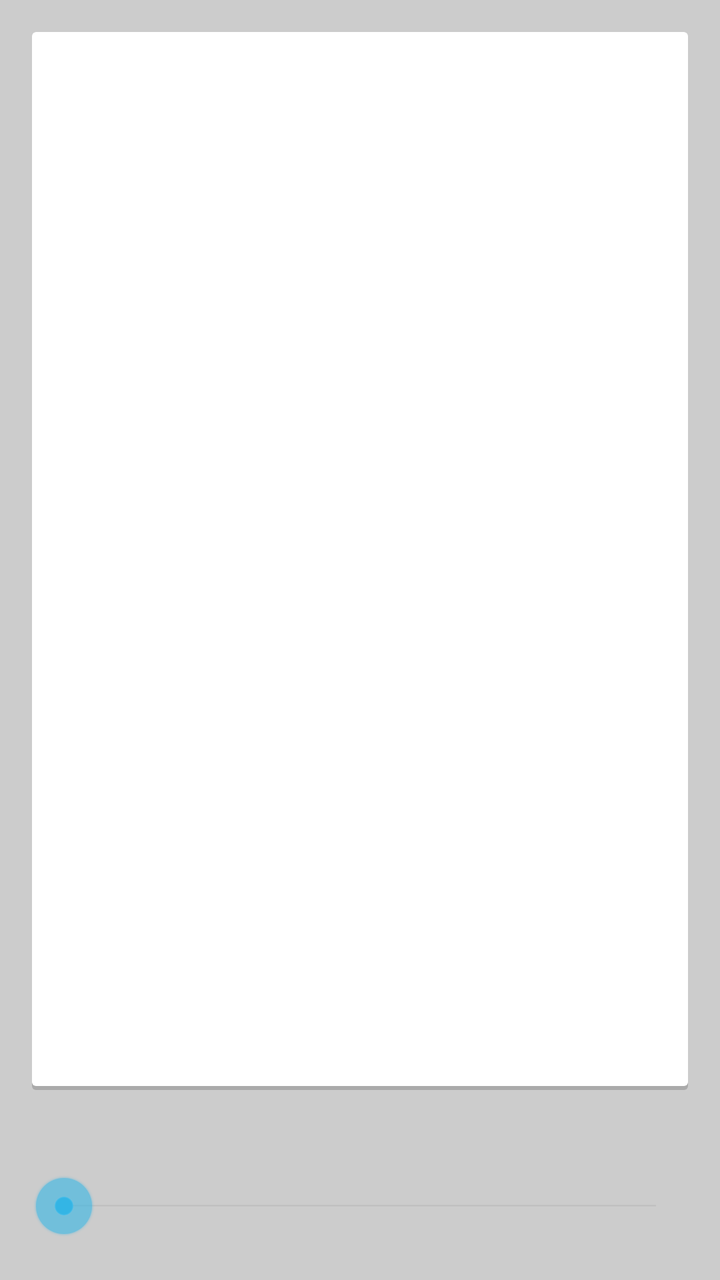
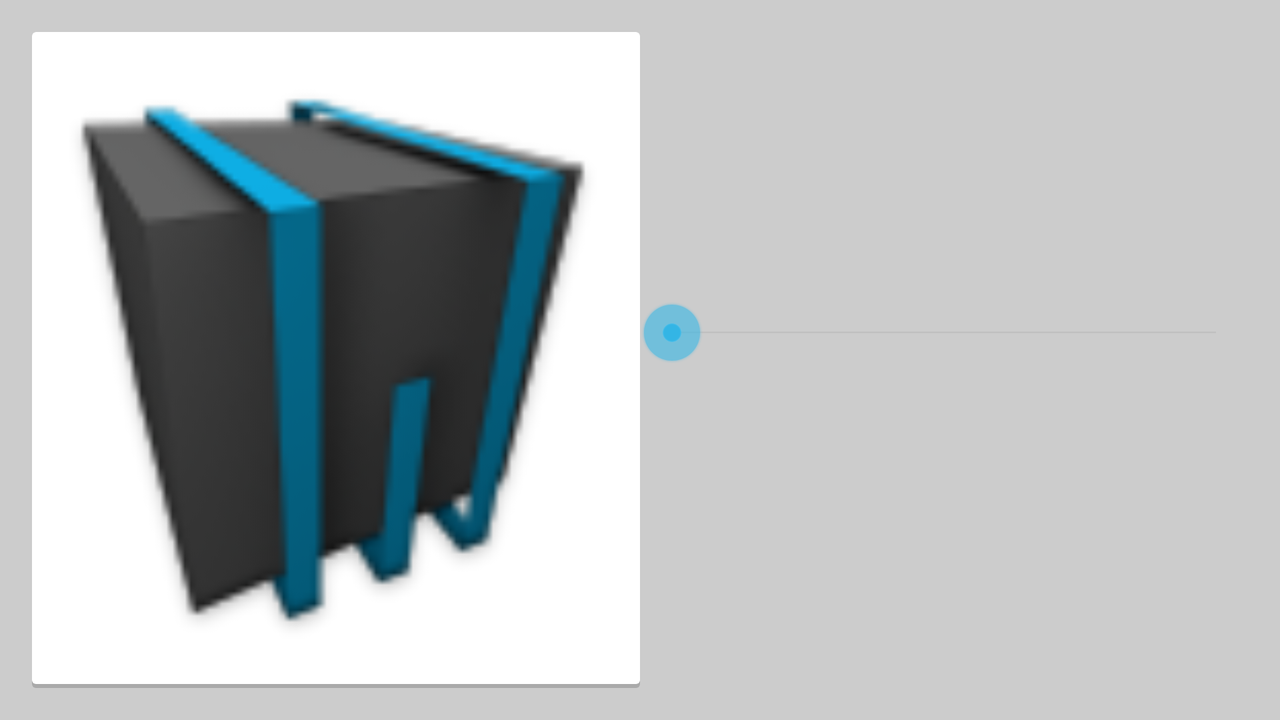

One screen, two layout resources from the same app: the default and the author's alternative for another configuration. Each is rendered where Android would select it; the XML of both is given below.
<!-- AndroidManifest.xml: application theme LightDarkActionBar -->
<!-- res/layout/saturate_frag.xml -->
<?xml version="1.0" encoding="utf-8"?>
<LinearLayout xmlns:android="http://schemas.android.com/apk/res/android"
              android:id="@+id/fullscreen_content_controls"
              android:layout_width="match_parent"
              android:layout_height="match_parent"
              android:padding="@dimen/activity_horizontal_margin"
              android:gravity="center"
              android:orientation="vertical">

    <LinearLayout
            android:layout_width="fill_parent"
            android:layout_height="0dp"
            android:layout_weight="1"
            android:padding="@dimen/activity_horizontal_margin"
            android:background="?attr/main_border_background"
            android:orientation="vertical">

        <ImageView
                android:id="@+id/main_image"
                android:layout_width="fill_parent"
                android:layout_height="fill_parent"
                android:contentDescription="@string/app_name"
                android:scaleType="centerCrop"/>

    </LinearLayout>

    <LinearLayout
            android:layout_width="fill_parent"
            android:layout_height="wrap_content"
            android:gravity="center"
            android:orientation="vertical">

        <LinearLayout
                android:layout_width="fill_parent"
                android:layout_height="fill_parent"
                android:orientation="vertical">

            <TextView
                    android:id="@+id/time_text"
                    android:layout_width="fill_parent"
                    android:layout_height="wrap_content"
                    android:layout_marginTop="10dp"
                    android:textSize="20sp"
                    android:textStyle="bold"
                    android:gravity="center"/>

            <SeekBar
                    android:id="@+id/seeker"
                    android:layout_marginTop="5dp"
                    android:layout_marginBottom="5dp"
                    android:layout_width="match_parent"
                    android:layout_height="wrap_content"/>

        </LinearLayout>
    </LinearLayout>
</LinearLayout>
<!-- resources referenced by this layout -->
<resources>
  <dimen name="activity_horizontal_margin">16dp</dimen>
  <string name="app_name">WallBox</string>
  <color name="light_main_background">#CCC</color>
  <!-- drawable light_grid_items_bg (drawable) -->
  <?xml version="1.0" encoding="utf-8"?>
  <selector xmlns:android="http://schemas.android.com/apk/res/android">
  
      <item android:drawable="@drawable/light_shadow_background_hi" android:state_activated="true"/>
      <item android:drawable="@drawable/light_shadow_background_hi" android:state_checked="true"/>
      <item android:drawable="@drawable/light_shadow_background_hi" android:state_selected="true"/>
      <item android:drawable="@drawable/light_shadow_background_hi" android:state_pressed="true"/>
      <item android:drawable="@drawable/light_shadow_background_hi" android:state_active="true"/>
      <item android:drawable="@drawable/light_shadow_background"/>
  
  </selector>
  <color name="dark_actionbar_background">#222</color>
  <!-- drawable dark_drawer_items_bg (drawable) -->
  <?xml version="1.0" encoding="utf-8"?>
  <selector xmlns:android="http://schemas.android.com/apk/res/android">
  
      <item android:drawable="@drawable/dark_rec_select" android:state_activated="true"/>
      <item android:drawable="@drawable/dark_rec_select" android:state_checked="true"/>
      <item android:drawable="@drawable/dark_rec_select" android:state_selected="true"/>
      <item android:drawable="@color/blue_overlay" android:state_pressed="true"/>
      <item android:drawable="@drawable/dark_rec_select" android:state_active="true"/>
      <item android:drawable="@color/dark_actionbar_background"/>
  
  </selector>
  <color name="white_e">#EEE</color>
  <color name="dark_list_divider">#111</color>
  <!-- drawable light_shadow_background_hi (drawable) -->
  <?xml version="1.0" encoding="utf-8"?>
  <layer-list xmlns:android="http://schemas.android.com/apk/res/android">
      <item>
          <shape android:shape="rectangle"
              android:dither="true">
              <corners android:radius="2dp"/>
              <solid android:color="#AAA" />
          </shape>
      </item>
      <item android:bottom="2dp">
          <shape android:shape="rectangle"
              android:dither="true">
              <corners android:radius="2dp" />
              <solid android:color="@color/blue" />
              <padding android:bottom="8dp"
                  android:left="8dp"
                  android:right="8dp"
                  android:top="8dp" />
          </shape>
      </item>
  </layer-list>
  <!-- drawable light_shadow_background (drawable) -->
  <?xml version="1.0" encoding="utf-8"?>
  <layer-list xmlns:android="http://schemas.android.com/apk/res/android">
      <item>
          <shape android:shape="rectangle"
              android:dither="true">
              <corners android:radius="2dp"/>
              <solid android:color="#AAA" />
          </shape>
      </item>
      <item android:bottom="2dp">
          <shape android:shape="rectangle"
              android:dither="true">
              <corners android:radius="2dp" />
              <solid android:color="@color/light_border_background" />
              <padding android:bottom="8dp"
                  android:left="8dp"
                  android:right="8dp"
                  android:top="8dp" />
          </shape>
      </item>
  </layer-list>
  <!-- drawable dark_rec_select (drawable) -->
  <?xml version="1.0" encoding="utf-8"?>
  <layer-list xmlns:android="http://schemas.android.com/apk/res/android">
      <item>
          <shape android:shape="rectangle">
              <solid android:color="@color/blue"/>
          </shape>
      </item>
      <item android:left="5dp">
          <shape android:shape="rectangle">
              <solid android:color="@color/dark_actionbar_background"/>
          </shape>
      </item>
  </layer-list>
  <color name="blue_overlay">#990099cc</color>
  <color name="blue">#0099cc</color>
  <color name="light_border_background">#FFF</color>
</resources>
<!-- res/layout-land/saturate_frag.xml (the author's variant of the layout above) -->
<!-- drawn on the phone turned sideways -->
<?xml version="1.0" encoding="utf-8"?>
<LinearLayout xmlns:android="http://schemas.android.com/apk/res/android"
              android:id="@+id/fullscreen_content_controls"
              android:layout_width="match_parent"
              android:layout_height="match_parent"
              android:padding="@dimen/activity_horizontal_margin"
              android:gravity="center"
              android:orientation="vertical">

    <LinearLayout
            android:layout_width="fill_parent"
            android:layout_height="fill_parent"
            android:orientation="horizontal">

        <LinearLayout
                android:layout_width="0dp"
                android:layout_height="fill_parent"
                android:layout_weight="1"
                android:padding="@dimen/activity_horizontal_margin"
                android:background="?attr/main_border_background"
                android:orientation="vertical">

            <ImageView
                    android:id="@+id/main_image"
                    android:layout_width="fill_parent"
                    android:layout_height="fill_parent"
                    android:contentDescription="@string/app_name"
                    android:src="@drawable/ic_launcher"
                    android:scaleType="centerCrop"/>

        </LinearLayout>

        <LinearLayout
                android:layout_width="0dp"
                android:layout_height="fill_parent"
                android:layout_weight="1"
                android:gravity="center"
                android:orientation="vertical">

            <LinearLayout
                    android:layout_width="fill_parent"
                    android:layout_height="wrap_content"
                    android:gravity="center"
                    android:orientation="vertical">

                <TextView
                        android:id="@+id/time_text"
                        android:layout_width="fill_parent"
                        android:layout_height="wrap_content"
                        android:layout_marginTop="10dp"
                        android:textSize="20sp"
                        android:textStyle="bold"
                        android:gravity="center"/>

                <SeekBar
                        android:id="@+id/seeker"
                        android:layout_marginTop="5dp"
                        android:layout_marginBottom="5dp"
                        android:layout_width="match_parent"
                        android:layout_height="wrap_content"/>

            </LinearLayout>

            <Button
                    android:id="@+id/button_set"
                    android:gravity="center"
                    style="?android:attr/borderlessButtonStyle"
                    android:layout_marginTop="@dimen/activity_horizontal_margin"
                    android:layout_width="wrap_content"
                    android:layout_height="wrap_content"/>

        </LinearLayout>

    </LinearLayout>

</LinearLayout>
